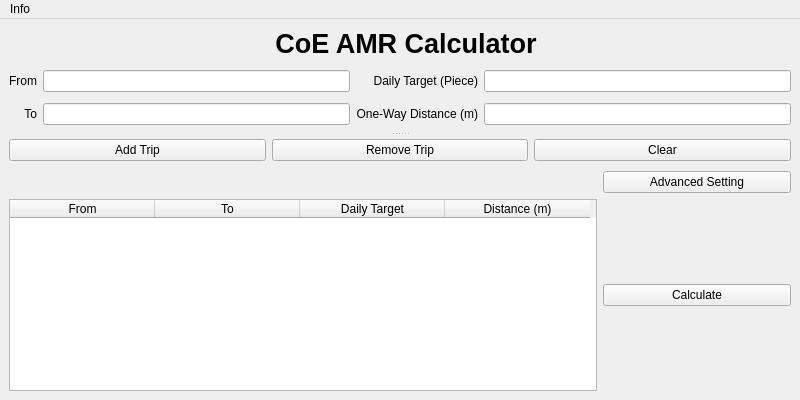
<?xml version="1.0" encoding="UTF-8"?>
<ui version="4.0">
 <class>MainWindow</class>
 <widget class="QMainWindow" name="MainWindow">
  <property name="geometry">
   <rect>
    <x>0</x>
    <y>0</y>
    <width>800</width>
    <height>400</height>
   </rect>
  </property>
  <property name="sizePolicy">
   <sizepolicy hsizetype="Fixed" vsizetype="Fixed">
    <horstretch>0</horstretch>
    <verstretch>0</verstretch>
   </sizepolicy>
  </property>
  <property name="minimumSize">
   <size>
    <width>800</width>
    <height>400</height>
   </size>
  </property>
  <property name="windowTitle">
   <string>CoEAMRCalculator</string>
  </property>
  <property name="windowIcon">
   <iconset>
    <normaloff>image/bitmap.png</normaloff>image/bitmap.png</iconset>
  </property>
  <property name="styleSheet">
   <string notr="true"/>
  </property>
  <widget class="QWidget" name="centralwidget">
   <property name="styleSheet">
    <string notr="true"/>
   </property>
   <layout class="QGridLayout" name="gridLayout_2">
    <item row="7" column="0" colspan="2">
     <widget class="QTableWidget" name="tableWidget_database">
      <property name="styleSheet">
       <string notr="true"/>
      </property>
      <attribute name="horizontalHeaderDefaultSectionSize">
       <number>145</number>
      </attribute>
      <column>
       <property name="text">
        <string>From</string>
       </property>
      </column>
      <column>
       <property name="text">
        <string>To</string>
       </property>
      </column>
      <column>
       <property name="text">
        <string>Daily Target</string>
       </property>
      </column>
      <column>
       <property name="text">
        <string>Distance (m)</string>
       </property>
      </column>
     </widget>
    </item>
    <item row="5" column="0" colspan="2">
     <spacer name="horizontalSpacer">
      <property name="orientation">
       <enum>Qt::Horizontal</enum>
      </property>
      <property name="sizeHint" stdset="0">
       <size>
        <width>40</width>
        <height>20</height>
       </size>
      </property>
     </spacer>
    </item>
    <item row="1" column="1">
     <widget class="QLabel" name="label_title">
      <property name="sizePolicy">
       <sizepolicy hsizetype="Preferred" vsizetype="Preferred">
        <horstretch>0</horstretch>
        <verstretch>0</verstretch>
       </sizepolicy>
      </property>
      <property name="font">
       <font>
        <pointsize>20</pointsize>
        <weight>75</weight>
        <italic>false</italic>
        <bold>true</bold>
        <underline>false</underline>
        <strikeout>false</strikeout>
        <stylestrategy>PreferAntialias</stylestrategy>
        <kerning>true</kerning>
       </font>
      </property>
      <property name="text">
       <string>CoE AMR Calculator</string>
      </property>
      <property name="textFormat">
       <enum>Qt::AutoText</enum>
      </property>
      <property name="alignment">
       <set>Qt::AlignCenter</set>
      </property>
     </widget>
    </item>
    <item row="5" column="2">
     <widget class="QPushButton" name="pushButton_advancedsetting">
      <property name="text">
       <string>Advanced Setting</string>
      </property>
     </widget>
    </item>
    <item row="7" column="2">
     <widget class="QPushButton" name="pushButton_calculate">
      <property name="styleSheet">
       <string notr="true"/>
      </property>
      <property name="text">
       <string>Calculate</string>
      </property>
     </widget>
    </item>
    <item row="3" column="0" colspan="3">
     <widget class="QSplitter" name="splitter">
      <property name="orientation">
       <enum>Qt::Vertical</enum>
      </property>
      <widget class="QWidget" name="gridLayoutWidget">
       <layout class="QGridLayout" name="gridLayout">
        <item row="1" column="1">
         <widget class="QLineEdit" name="lineEdit_from"/>
        </item>
        <item row="1" column="0">
         <widget class="QLabel" name="label_from">
          <property name="text">
           <string>From</string>
          </property>
          <property name="alignment">
           <set>Qt::AlignRight|Qt::AlignTrailing|Qt::AlignVCenter</set>
          </property>
         </widget>
        </item>
        <item row="2" column="1">
         <widget class="QLineEdit" name="lineEdit_to"/>
        </item>
        <item row="1" column="3">
         <widget class="QLineEdit" name="lineEdit_dailytarget"/>
        </item>
        <item row="1" column="2">
         <widget class="QLabel" name="label_dailytarget">
          <property name="text">
           <string>Daily Target (Piece)</string>
          </property>
          <property name="alignment">
           <set>Qt::AlignRight|Qt::AlignTrailing|Qt::AlignVCenter</set>
          </property>
         </widget>
        </item>
        <item row="2" column="3">
         <widget class="QLineEdit" name="lineEdit_distance"/>
        </item>
        <item row="2" column="0">
         <widget class="QLabel" name="label_to">
          <property name="text">
           <string>To</string>
          </property>
          <property name="alignment">
           <set>Qt::AlignRight|Qt::AlignTrailing|Qt::AlignVCenter</set>
          </property>
         </widget>
        </item>
        <item row="2" column="2">
         <widget class="QLabel" name="label_distance">
          <property name="text">
           <string>One-Way Distance (m)</string>
          </property>
          <property name="alignment">
           <set>Qt::AlignRight|Qt::AlignTrailing|Qt::AlignVCenter</set>
          </property>
         </widget>
        </item>
       </layout>
      </widget>
      <widget class="QWidget" name="horizontalLayoutWidget">
       <layout class="QHBoxLayout" name="horizontalLayout">
        <item>
         <widget class="QPushButton" name="pushButton_addtrip">
          <property name="text">
           <string>Add Trip</string>
          </property>
         </widget>
        </item>
        <item>
         <widget class="QPushButton" name="pushButton_removetrip">
          <property name="text">
           <string>Remove Trip</string>
          </property>
         </widget>
        </item>
        <item>
         <widget class="QPushButton" name="pushButton_clear">
          <property name="text">
           <string>Clear</string>
          </property>
         </widget>
        </item>
       </layout>
      </widget>
     </widget>
    </item>
    <item row="1" column="0">
     <widget class="QLabel" name="label">
      <property name="sizePolicy">
       <sizepolicy hsizetype="Preferred" vsizetype="Preferred">
        <horstretch>0</horstretch>
        <verstretch>50</verstretch>
       </sizepolicy>
      </property>
      <property name="minimumSize">
       <size>
        <width>150</width>
        <height>30</height>
       </size>
      </property>
      <property name="maximumSize">
       <size>
        <width>200</width>
        <height>20</height>
       </size>
      </property>
      <property name="autoFillBackground">
       <bool>false</bool>
      </property>
      <property name="text">
       <string/>
      </property>
      <property name="textFormat">
       <enum>Qt::PlainText</enum>
      </property>
      <property name="pixmap">
       <pixmap>image/stanleylogo.png</pixmap>
      </property>
      <property name="scaledContents">
       <bool>true</bool>
      </property>
     </widget>
    </item>
    <item row="1" column="2">
     <widget class="QLabel" name="label_2">
      <property name="sizePolicy">
       <sizepolicy hsizetype="Preferred" vsizetype="Preferred">
        <horstretch>0</horstretch>
        <verstretch>50</verstretch>
       </sizepolicy>
      </property>
      <property name="minimumSize">
       <size>
        <width>188</width>
        <height>30</height>
       </size>
      </property>
      <property name="maximumSize">
       <size>
        <width>188</width>
        <height>40</height>
       </size>
      </property>
      <property name="autoFillBackground">
       <bool>false</bool>
      </property>
      <property name="text">
       <string/>
      </property>
      <property name="textFormat">
       <enum>Qt::PlainText</enum>
      </property>
      <property name="pixmap">
       <pixmap>image/ManufactoryLogo.png</pixmap>
      </property>
      <property name="scaledContents">
       <bool>true</bool>
      </property>
     </widget>
    </item>
   </layout>
  </widget>
  <widget class="QMenuBar" name="menuBar">
   <property name="geometry">
    <rect>
     <x>0</x>
     <y>0</y>
     <width>800</width>
     <height>22</height>
    </rect>
   </property>
   <widget class="QMenu" name="menuInfo">
    <property name="title">
     <string>Info</string>
    </property>
    <addaction name="menu_about"/>
   </widget>
   <addaction name="menuInfo"/>
  </widget>
  <action name="actionAbout">
   <property name="text">
    <string>About</string>
   </property>
  </action>
  <action name="menu_about">
   <property name="text">
    <string>About</string>
   </property>
   <property name="whatsThis">
    <string>Show credit window</string>
   </property>
  </action>
  <action name="actionOpen">
   <property name="text">
    <string>Open</string>
   </property>
   <property name="shortcut">
    <string>Ctrl+O</string>
   </property>
  </action>
  <action name="actionSave">
   <property name="text">
    <string>Save</string>
   </property>
   <property name="shortcut">
    <string>Ctrl+S</string>
   </property>
  </action>
 </widget>
 <resources/>
 <connections/>
</ui>
